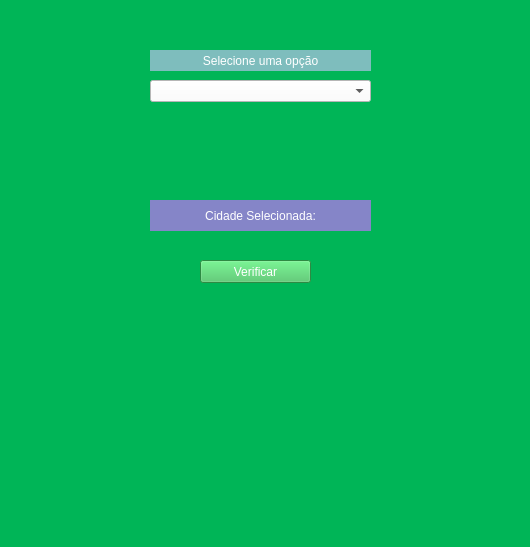
<?xml version="1.0" encoding="UTF-8"?>
<ui version="4.0">
 <class>MainWindow</class>
 <widget class="QMainWindow" name="MainWindow">
  <property name="geometry">
   <rect>
    <x>0</x>
    <y>0</y>
    <width>530</width>
    <height>547</height>
   </rect>
  </property>
  <property name="windowTitle">
   <string>MainWindow</string>
  </property>
  <property name="styleSheet">
   <string notr="true">font: 75 14pt &quot;Times New Roman&quot;;
background-color: rgb(0, 181, 87);</string>
  </property>
  <widget class="QWidget" name="centralwidget">
   <widget class="QLabel" name="label">
    <property name="geometry">
     <rect>
      <x>150</x>
      <y>50</y>
      <width>221</width>
      <height>21</height>
     </rect>
    </property>
    <property name="styleSheet">
     <string notr="true">background-color: rgb(126, 189, 189);
color: rgb(255, 255, 255);</string>
    </property>
    <property name="text">
     <string>Selecione uma opção</string>
    </property>
    <property name="alignment">
     <set>Qt::AlignCenter</set>
    </property>
   </widget>
   <widget class="QComboBox" name="comboBox">
    <property name="geometry">
     <rect>
      <x>150</x>
      <y>80</y>
      <width>221</width>
      <height>22</height>
     </rect>
    </property>
    <property name="styleSheet">
     <string notr="true">background-color: rgb(255, 255, 255);</string>
    </property>
   </widget>
   <widget class="QLabel" name="label_2">
    <property name="geometry">
     <rect>
      <x>150</x>
      <y>200</y>
      <width>221</width>
      <height>31</height>
     </rect>
    </property>
    <property name="styleSheet">
     <string notr="true">background-color: rgb(133, 133, 200);
color: rgb(255, 255, 255);</string>
    </property>
    <property name="text">
     <string>Cidade Selecionada:</string>
    </property>
    <property name="alignment">
     <set>Qt::AlignCenter</set>
    </property>
   </widget>
   <widget class="QPushButton" name="pushButton">
    <property name="geometry">
     <rect>
      <x>200</x>
      <y>260</y>
      <width>111</width>
      <height>23</height>
     </rect>
    </property>
    <property name="styleSheet">
     <string notr="true">background-color: rgb(64, 193, 94);
color: rgb(255, 255, 255);</string>
    </property>
    <property name="text">
     <string>Verificar</string>
    </property>
   </widget>
  </widget>
  <widget class="QStatusBar" name="statusbar"/>
 </widget>
 <resources/>
 <connections/>
</ui>
